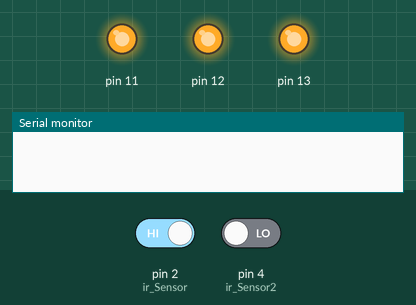
Simulated run of this sketch. Board: Arduino Uno, built with avr-gcc and run on an emulated ATmega328P. Parts: output pins drawn as LEDs (lit = HIGH), the last lines printed to the serial monitor. Inputs (shaded band) come from the test bench; at power-on: pin 4 (ir_Sensor2) LOW, pin 2 (ir_Sensor) HIGH.

Above: at 3.8 s.
3.9 s: pin 4 (ir_Sensor2) driven HIGH
At 6.9 s:
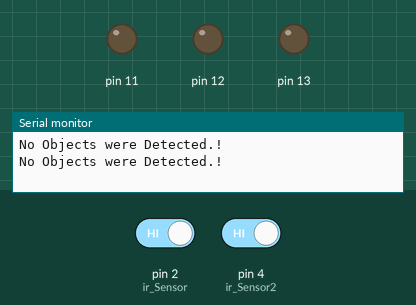
7.5 s: pin 2 (ir_Sensor) driven LOW
At 8.9 s:
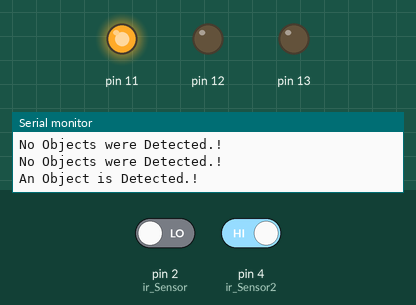
11.5 s: pin 2 (ir_Sensor) driven HIGH
At 12.4 s:
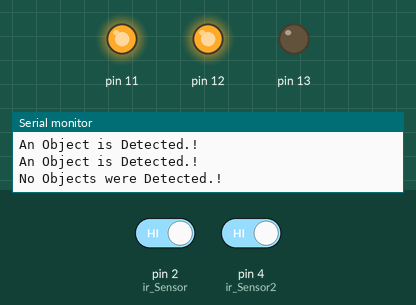
14.5 s: pin 4 (ir_Sensor2) driven LOW
At 15.9 s:
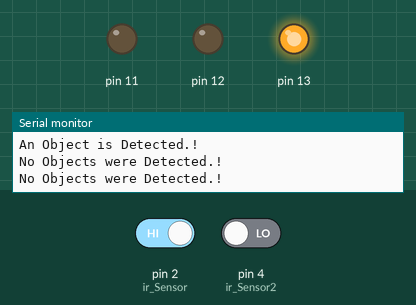
Timing chart, 0 to 18.0 s (numbered marks = the images above; inputs shaded):
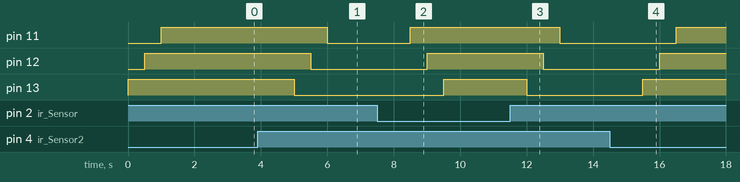

The sketch:

project.ino
```cpp
int ir_Sensor = 2; // connect ir sensor module to Arduino pin 2
int ir_Sensor2 = 4; // connect ir sensor module to Arduino pin 2
//int buzzer = 8; // connect Buzzer to Arduino pin 8

void setup()
{
  Serial.begin(9600); // Start Serial Communication at 9600 Baud Rate

  pinMode(ir_Sensor, INPUT); // Declaring IR Sensor pin as a Input
 // pinMode(buzzer, OUTPUT); // Declaring Buzzer Pin as a Output
  pinMode (13, OUTPUT);
  pinMode (11, OUTPUT);
  pinMode (12, OUTPUT);
  //pinMode (13, OUTPUT);
}

void loop()
{

  int sensorStatus = digitalRead(ir_Sensor);
  int sensorStatus2 = digitalRead(ir_Sensor2);

  if (sensorStatus == 0 && sensorStatus2 == 1)
  {
   // digitalWrite(buzzer, HIGH); // Turn on Buzzer
    Serial.println("An Object is Detected.!"); // Print An Object is Detected.! on the serial monitor window
    digitalWrite(11, HIGH);
    delay(500);
     digitalWrite(12, HIGH);
    delay(500);
    digitalWrite(13, HIGH);
    //delay(500);
  }

else if (sensorStatus == 1 && sensorStatus2 == 0)
  {
     digitalWrite(13, HIGH);
    delay(500);
     digitalWrite(12, HIGH);
    delay(500);
     digitalWrite(11, HIGH);
   // delay(500);
  }
else if (sensorStatus == 1 && sensorStatus2 == 1)
  {
    //digitalWrite(buzzer, LOW); // Turn off Buzzer
    Serial.println("No Objects were Detected.!"); // Print No Objects were Detected.! on the serial monitor window
    delay(500);
    digitalWrite(13, LOW);
    delay(500);
    digitalWrite(12, LOW);
    delay(500);
    digitalWrite(11, LOW);
  }
 else
  {
     digitalWrite(13, HIGH);
     digitalWrite(12, HIGH);
     digitalWrite(11, HIGH);
  }
  delay(500);
}
```

Measured:
- after the input at 3.9 s, pin 11: HIGH → LOW after 2.1 s; pin 12: HIGH → LOW after 1.6 s; pin 13: HIGH → LOW after 1.1 s
- after the input at 7.5 s, pin 11: LOW → HIGH after 1.0 s; pin 12: LOW → HIGH after 1.5 s; pin 13: LOW → HIGH after 2.0 s
- after the input at 11.5 s, pin 11: HIGH → LOW after 1.5 s; pin 12: HIGH → LOW after 1.0 s; pin 13: HIGH → LOW after 0.50 s
- after the input at 14.5 s, pin 11: LOW → HIGH after 2.0 s; pin 12: LOW → HIGH after 1.5 s; pin 13: LOW → HIGH after 1.0 s
